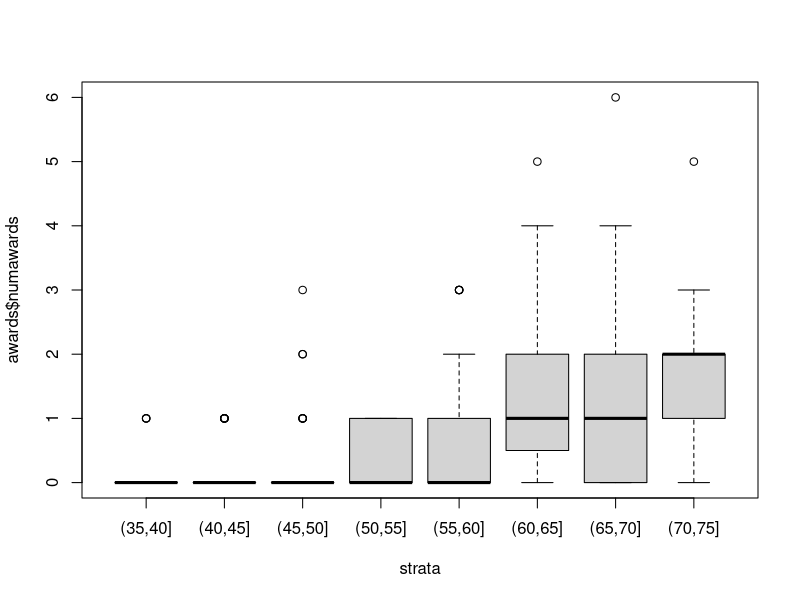
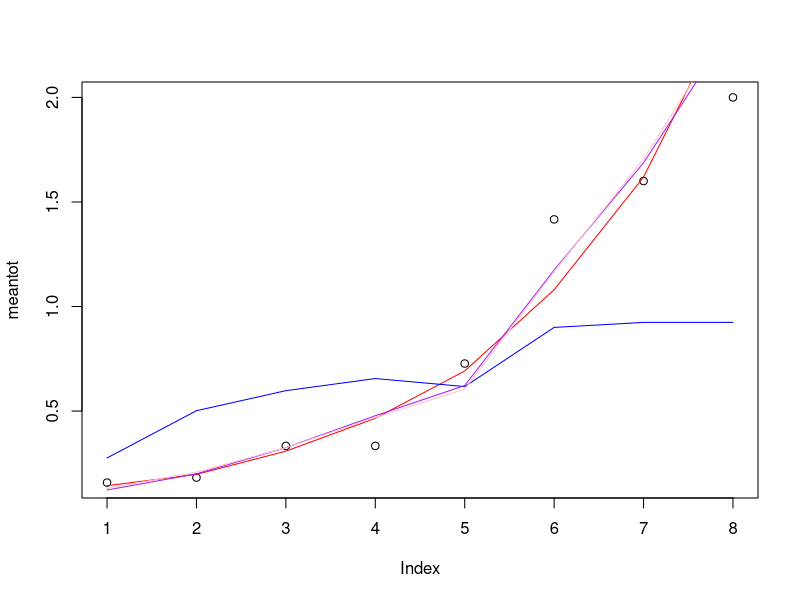

These charts were generated, in order, by the following R code:
## ---- chunk 1
knitr::opts_chunk$set(echo = TRUE)
## ---- chunk 2

awards <- read.csv("awards.csv")
attach(awards)
## ---- chunk 3
fit1<-glm(numawards~1+math,family=poisson(link=log))
summary(fit1)
## ---- chunk 4
confint(fit1,level=0.95)
## ---- chunk 5
fit2<-glm(numawards~as.factor(prog),family=poisson(link=log),x=TRUE)
summary(fit2)
## ---- chunk 6


I <- t(fit2$x)%*%diag(fit2$weights)%*%fit2$x

# Inverse Fisher information matrix (i.e. as. covariance matrix of the MLEs)

I.inv <- solve(I)

sd <- sqrt(diag(I.inv))

# computing the Wald statistics (testing whether beta_j = 0 for j=1,2)

beta <- fit2$coefficients
p.val <- pchisq((beta/sd)^2,df=1,lower.tail=FALSE)

p.val
## ---- chunk 7
#Wald Stat Testing

library(Matrix)
as.numeric(rankMatrix(I.inv))

W <- t(matrix(beta,nrow=3))%*%I%*%matrix(beta,nrow=3)
pchisq(W,df=3,lower.tail=FALSE)
## ---- chunk 8
z <- qnorm(0.975)
c.upper <- beta+z*sd
c.lower <- beta-z*sd
CI <- cbind(c.lower,c.upper)
colnames(CI)<-c("2.5 %","97.5 %")
CI
## ---- chunk 9
anova(fit2, test = "LRT")

## ---- chunk 10

fit3 <- glm(numawards~1+math+as.factor(prog),family=poisson, x=TRUE)
summary(fit3)
fit4 <- glm(numawards~1+math*as.factor(prog),family=poisson, x=TRUE)
summary(fit4)
## ---- chunk 11
awards <- cbind(awards, model1=fit1$fitted.values,model2=fit2$fitted.values, model3=fit3$fitted.values, model4=fit4$fitted.values) 
strata <- cut(awards$math, breaks=c(35, 40, 45, 50, 55, 60, 65, 70, 75)) 
set_new <- split(awards, strata) 
plot(awards$numawards~strata) 

meantot <- vector(mode="numeric", length=8) 
model1_mean <- vector(mode="numeric", length=8) 
model2_mean <- vector(mode="numeric", length=8) 
model3_mean <- vector(mode="numeric", length=8)
model4_mean <- vector(mode="numeric", length=8) 
i <- 1
for (val in set_new) { 
  meantot[i] <- mean(val$numawards) 
  model1_mean[i] <- mean(val$model1)
  model2_mean [i] <- mean(val$model2)
  model3_mean[i] <- mean(val$model3)
  model4_mean[i] <- mean(val$model4) 
  mean(val$model3) 
  mean(val$model4) 
  i <- i+1 } 
plot(meantot) 
lines(model1_mean, col="Red") 
lines(model2_mean, col="Blue") 
lines(model3_mean, col="Purple") 
lines(model4_mean, col="Pink")
## ---- chunk 12

anova(fit1, fit2, fit3, fit4, test="Chi")

